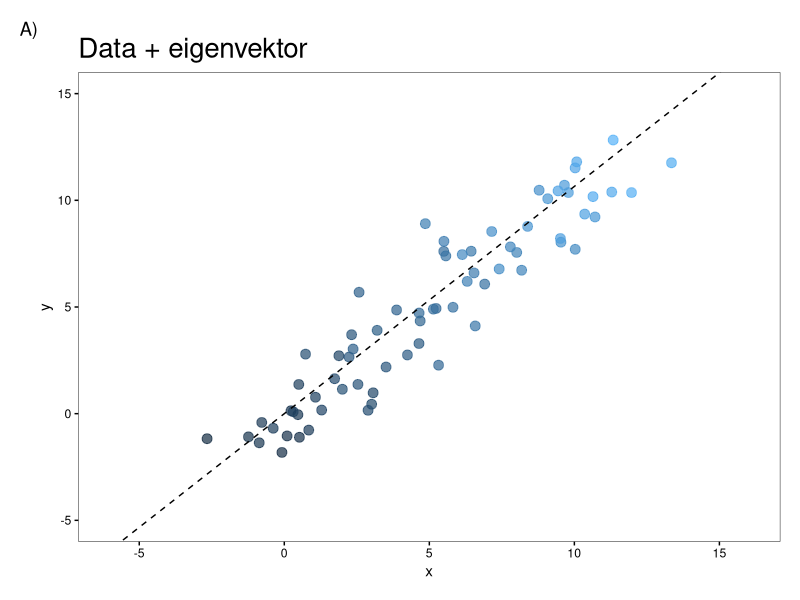

The R script that drew this image: (Note: this script raises an error after producing the figure.)

library(gridExtra)
library(tidyverse)

th <- theme(plot.title        = element_text(size = 20),
            plot.background   = element_rect(fill = "white", color = NA),
            panel.background  = element_rect(fill = NA,       color = NA), 
            legend.background = element_rect(fill = NA,       color = NA),
            legend.key        = element_rect(fill = NA,       color = NA),
            strip.background  = element_rect(fill = NA,       color = NA),
            panel.border      = element_rect(fill = NA,       color = "black", size = 0.3),
            panel.grid        = element_line(color = NA),
            title             = element_text(color = "black"),
            plot.subtitle     = element_text(color = "grey40"),
            plot.caption      = element_text(color = "grey70"),
            strip.text        = element_text(face  = "bold"),
            axis.text         = element_text(color = "black"),
            axis.ticks        = element_line(color = "black"),
            plot.margin       = unit(c(0.5, 0.5, 0.5, 0.5), "cm"))


set.seed(14)

x <- rnorm(70) + 0.2*-10:60
y <- rnorm(70) + 0.2*-10:60


PCA <- prcomp(cbind(x,y), rank. = 1)
summary(PCA)


p1 <- ggplot(tibble(x,y), aes(x,y, color=c(1:71))) + 
  geom_point(size=3, alpha=0.7) +     
  scale_x_continuous(limits=c(-6,16)) + scale_y_continuous(limits=c(-5,15)) +
  labs(title="Data + eigenvektor", tag = "A)") + 
  geom_abline(aes(intercept=0, slope = PCA$rotation[2,1]/ PCA$rotation[1,1]), linetype = "dashed") + 
  th + theme(legend.position = 'none')

p2 <- ggplot(tibble(x = , y = rep(0,71)), aes(x,y, color=c(1:71))) + 
  geom_point(size=3, alpha=0.7) + 
  scale_x_continuous(limits=c(-11,11)) + scale_y_continuous(limits=c(-10,10)) +
  labs(title="Principale komponent", tag = "B)") + 
  th + theme(legend.position = 'none')

p3 <- ggplot(as.tibble((PCA$x[,1] %*% t(PCA$rotation[,1]) + mean(x))), aes(x,y, color=c(1:71))) + 
  scale_x_continuous(limits=c(-6,16)) + scale_y_continuous(limits=c(-5,15)) +
  geom_point(size=3, alpha=0.7) + 
  labs(title="Rekonstruktion", tag = "C)") + 
  th + theme(legend.position = 'none')


grid.arrange(p1,p2,p3,nrow=1)





